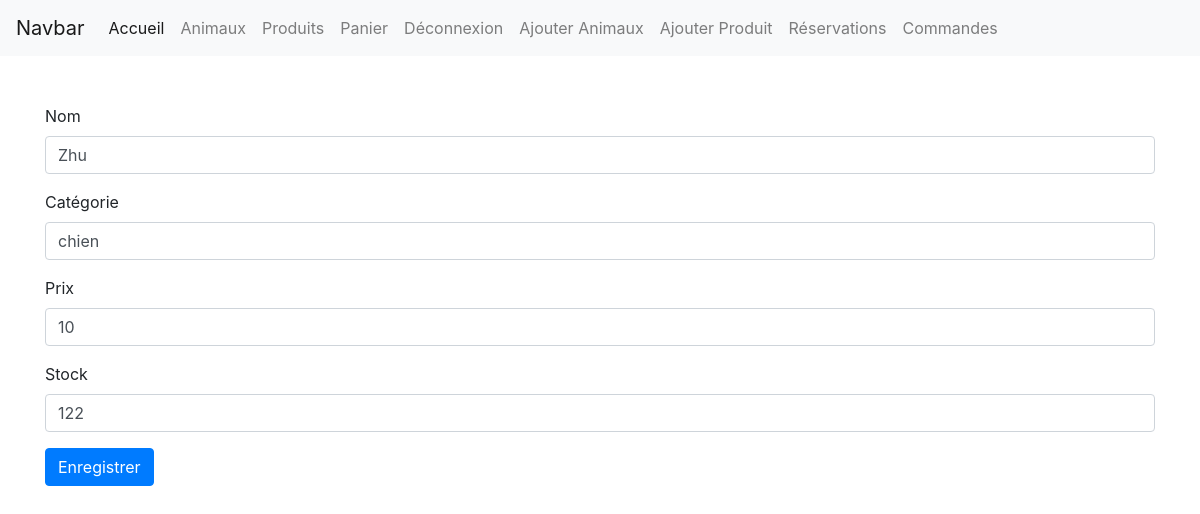
/index.php?page=modifyProduit&id=1 (signed in), run on the app's committed database.
### tables this page shows
CREATE TABLE IF NOT EXISTS `produit` (
  `nom` varchar(255) NOT NULL,
  `type_animal` varchar(255) NOT NULL,
  `prix` int(255) NOT NULL,
  `stock` int(255) NOT NULL,
  `id` int(255) NOT NULL AUTO_INCREMENT,
  PRIMARY KEY (`id`)
);

### Core/Controller/Controller.php (called while the page is built, shortened)
<?php
class Controller{
    public function render($view, $params = [])
    {
        extract($params);
        require ROOT . '/App/View/' . $view . '.php';
        require ROOT . '/App/View/default.php';
    }
}

### App/Controller/ProduitController.php (called while the page is built, shortened)
<?php
class ProduitController extends Controller{
    public function __construct()
    {
        $this->ProduitModel = new ProduitModel();
    }
    public function modify()
    {
        $produit = $this->ProduitModel->find($_GET["id"]);
        return $this->render("Produit/modifyView", ['produit' => $produit]);
    }
}

### public/index.php (called while the page is built, shortened)
<?php
require ROOT . "/App/Routing/Routing.php";

### Core/Autoloader/Autoloader.php (called while the page is built, shortened)
<?php
class Autoloader{
    public static function autoload ($class){
        $class = str_replace('\\', '/', $class);
    }
}

### Core/Model/Model.php (called while the page is built, shortened)
<?php
class Model extends Database{
    protected $model;
    public function __construct()
    {
        if(is_null($this->model)){
            $class = explode('\\', get_class($this));
            $class = end($class);
            $this->model = strtolower(str_replace('Model', "", $class));
        }
    }
    public function query($statement, $one = false){
        $query = $this->pdo->query($statement, \PDO::FETCH_OBJ);
        if($one){
            return $query->fetch();
        } else {
            return $query->fetchAll();
        }
    }
}

### Core/Database/Database.php (called while the page is built, shortened)
<?php
class Database{
    public function __construct(){
        $config = new Config();
        $config = $config->getConfig();
        $this->dbHost = $config["dbHost"];
        $this->dbPort = $config["dbPort"];
        $this->dbName = $config["dbName"];
        $this->dbUser = $config["dbUser"];
        $this->dbPassword = $config["dbPassword"];
        $this->pdo = new \PDO('mysql:host='. $this->dbHost . ':' . $this->dbPort .
        ";dbname=" . $this->dbName ,
        $this->dbUser,
        $this->dbPassword);
    }
}

### Core/Config/Config.php (called while the page is built, shortened)
<?php
class Config
{
    public function __construct(){
        $this->config = [
            'dbHost' => 'localhost',
            'dbPort' => '3306',
            'dbName' => 'projetpoo',
            'dbUser' =>  'root',
            'dbPassword' => ''
        ];
    }
    public function getConfig(){
        return $this->config;
    }
}

### Core/Model/Query.php (called while the page is built, shortened)
<?php
class Query extends Model
{
    public function find($id)
    {
        return $this->query('SELECT * FROM ' . $this->model . ' WHERE id=' . $id
                            , true);
    }
}

### App/View/Produit/modifyView.php (the view)
<div class="container mt-5">
<form action="index.php?page=modifyProduit<?= $produit->id ?>" method="POST">
    <div class="form-group">
        <label for="Nom">Nom</label>
        <input type="text" class="form-control" id="Nom" name="Nom" value="<?= $produit->nom ?>">
    </div>
    <div class="form-group">
        <label for="Type_animal">Catégorie</label>
        <input type="text" class="form-control" id="Type_animal" name="Type_animal" value="<?= $produit->type_animal ?>">
    </div>
    <div class="form-group">
        <label for="Prix">Prix</label>
        <input type="number" class="form-control" id="Prix" name="Prix" value="<?= $produit->prix ?>">
    </div>
    <div class="form-group">
        <label for="Stock">Stock</label>
        <input type="number" class="form-control" id="Stock" name="Stock" value="<?= $produit->stock ?>">
    </div>
    <button type="submit" class="btn btn-primary">Enregistrer</button>
</form>
</div>

### data on the page
produit: Nom "Zhu", Type_animal "chien", Prix "10", Stock "122"
